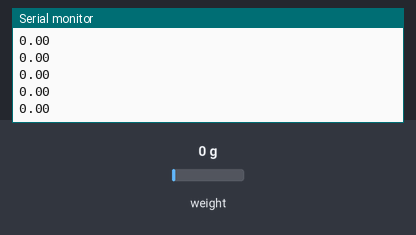
The sketch below on a simulated Arduino Uno, built with avr-gcc and run on an emulated ATmega328P. On the bench: the last lines printed to the serial monitor. Inputs (shaded band) come from the test bench; at power-on: weight on the scale 0 g.

Above: at 4.1 s.
4.2 s: weight on the scale set to 100 g
At 4.21 s:
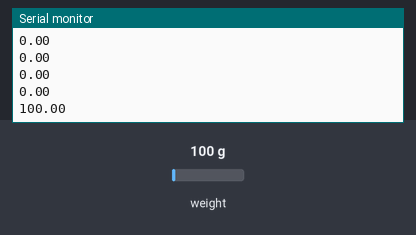
5.7 s: weight on the scale set to 1250 g
At 5.71 s:
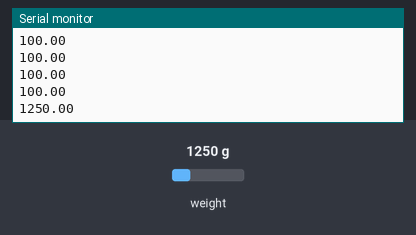
Timing chart, 0 to 8.7 s (numbered marks = the images above; inputs shaded):
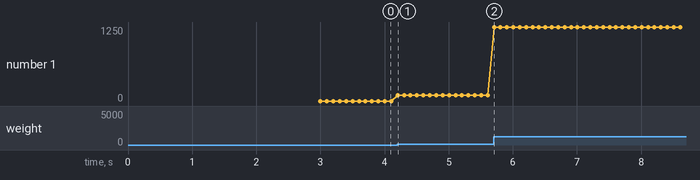

The sketch:

dina.ino
```cpp
#include <HX711_ADC.h>
#include <EEPROM.h>

// Pinos do HX711
const int HX711_dout = 4; // DOUT do HX711
const int HX711_sck = 5;  // SCK do HX711

// Objeto da célula de carga
HX711_ADC LoadCell(HX711_dout, HX711_sck);

// Valor de calibração conhecido (ajuste após calibrar)
float calFactor = 696.0;  // Substitua por seu valor real

void setup() {
  Serial.begin(9600);
  delay(100);

  LoadCell.begin();
  LoadCell.start(2000);          // Tempo de estabilização
  LoadCell.setCalFactor(calFactor);
  LoadCell.tare();               // Tare (zerar balança)
  while (!LoadCell.update());   // Aguarda primeira leitura
}

void loop() {
  static bool newDataReady = false;

  if (LoadCell.update()) newDataReady = true;

  if (newDataReady) {
    float peso = LoadCell.getData();
    Serial.println(peso, 2);  // Envia apenas o número, com 2 casas decimais
    newDataReady = false;
  }
}
```

Measured:
- after the input at 4.2 s, the serial monitor: prints a new line at once (image 1)
- after the input at 5.7 s, the serial monitor: prints a new line at once (image 2)
- plotted number 1: 0 → 100 after the input at 4.2 s, 100 → 1250 after the input at 5.7 s
